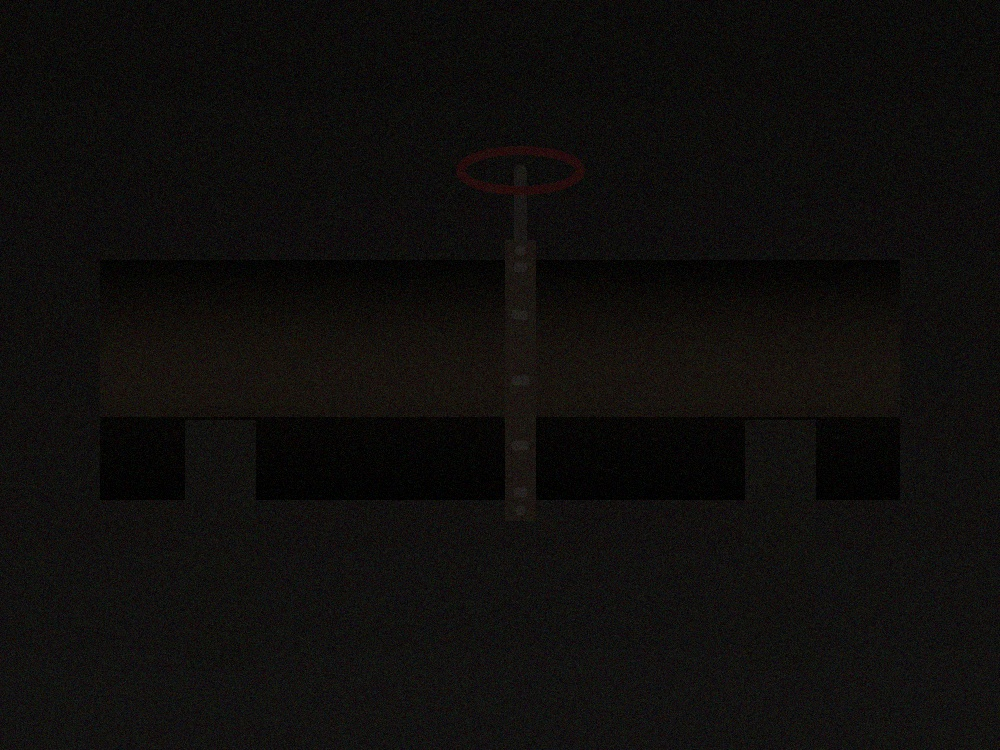
#> input picture backend/sample_images/pipeline_lowlight.jpg, 1000 x 750 px
$ python -i image_analysis.py   (imports and definitions only)   (older library calls are emulated)
#> lines starting #> are read from the running program, lines starting #| are printed output that depends on the picture; after the words box and inside, x2 and y2 are one past the last pixel; in counts of white or black regions, pixels touching at a corner belong together
#> further down, picture is the input picture: shape (750, 1000, 3); mean B, G, R 12.6, 14, 15.5
"""
InfraClarity AI - Vision-Language Image Analysis Module
Provides comprehensive Vision-Language understanding of Energy & Utilities inspection imagery:
1. Asset Classification (Transmission Towers, Power Lines, Oil & Gas Pipelines, Solar, Substation)
2. Component Identification (Lattice members, Insulators, Conductors, Valves, Flanges, Dampers)
3. Quantitative Quality Problem Diagnosis (Blur, Noise, Low-Light, Low-Contrast, Haze)
4. Inspection-Oriented Visual Summary Generation & Executive PDF/Markdown Exporter

CRITICAL COMPLIANCE NOTICE:
In accordance with engineering standards, this system identifies components and visual quality
limitations. It strictly DOES NOT claim to detect actual material or structural defects unless
evaluated by a separately certified Non-Destructive Testing (NDT) model.
"""

import time
import math
import numpy as np
import cv2
from typing import Dict, Any, List, Optional
from datetime import datetime


def extract_vision_features(img_bgr: np.ndarray) -> Dict[str, Any]:
    """
    Extracts deep geometric and photometric features:
    - Hough line transforms (cables, straight pipe walls, lattice trusses)
    - Color space distributions (sky, metallic patina, rust, vegetation)
    - Frequency domain energy (FFT blur vs sharp edges)
    - Local variance and noise metrics
    """
    h, w = img_bgr.shape[:2]
#> h = 750; w = 1000
    gray = cv2.cvtColor(img_bgr, cv2.COLOR_BGR2GRAY)

    # 1. Edge & Line Analysis (Lattice steel vs Power Lines vs Cylindrical Pipes)
    edges = cv2.Canny(gray, 50, 150)
#> edges: shape (750, 1000); every value is 0
    edge_density = float(np.sum(edges > 0) / (h * w))
#> edge_density = 0

    lines = cv2.HoughLinesP(edges, 1, np.pi / 180, threshold=60, minLineLength=int(min(h, w) * 0.1), maxLineGap=10)
#> lines = None
    num_lines = len(lines) if lines is not None else 0
#> num_lines = 0

    horizontal_lines = 0
    vertical_lines = 0
    diagonal_lines = 0

    if lines is not None:
        for line in lines:
            pts = np.asarray(line).ravel()
            if len(pts) < 4:
                continue
            x1, y1, x2, y2 = int(pts[0]), int(pts[1]), int(pts[2]), int(pts[3])
            angle = abs(math.atan2(y2 - y1, x2 - x1) * 180.0 / math.pi)
            if angle < 20 or angle > 160:
                horizontal_lines += 1
            elif 70 < angle < 110:
                vertical_lines += 1
            else:
                diagonal_lines += 1

    # 2. Color & Illumination Distribution
    hsv = cv2.cvtColor(img_bgr, cv2.COLOR_BGR2HSV)
#> hsv: shape (750, 1000, 3); mean H, S, V 64.2, 85.2, 16.5
    h_chan, s_chan, v_chan = cv2.split(hsv)
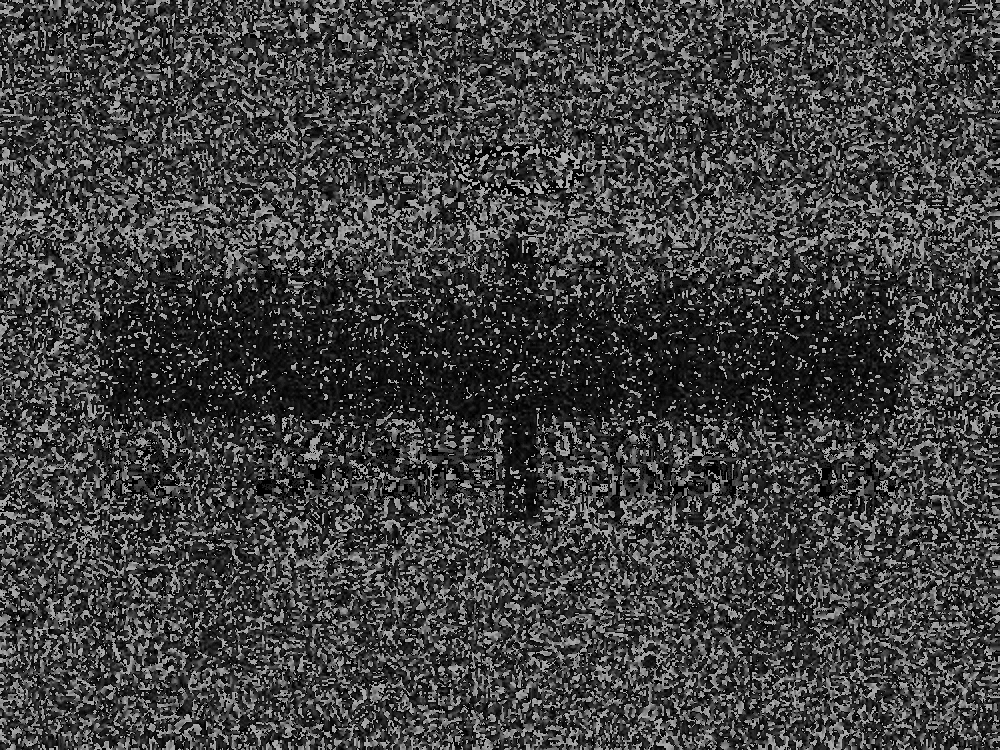
#> h_chan: shape (750, 1000); min 0, max 179, mean 64.2
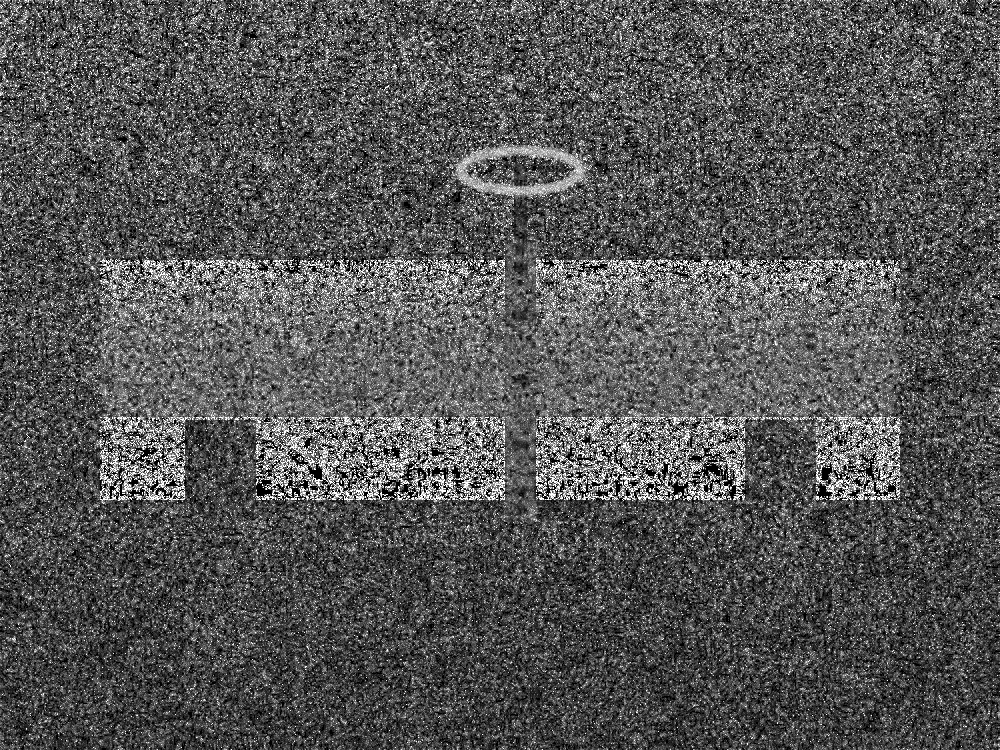
#> s_chan: shape (750, 1000); min 0, max 255, mean 85.2

    mean_brightness = float(np.mean(v_chan))
#> mean_brightness = 16.49
    low_light_ratio = float(np.sum(v_chan < 60) / (h * w))
#> low_light_ratio = 1
    overexposed_ratio = float(np.sum(v_chan > 230) / (h * w))
#> overexposed_ratio = 0

    # Sky presence (typically low saturation, high value, or blue hue in upper half)
    upper_hsv = hsv[:int(h * 0.4), :]
#> upper_hsv: shape (300, 1000, 3); mean H, S, V 69.7, 88.8, 14.4
    sky_mask = (upper_hsv[:, :, 0] > 90) & (upper_hsv[:, :, 0] < 135) & (upper_hsv[:, :, 1] < 160)
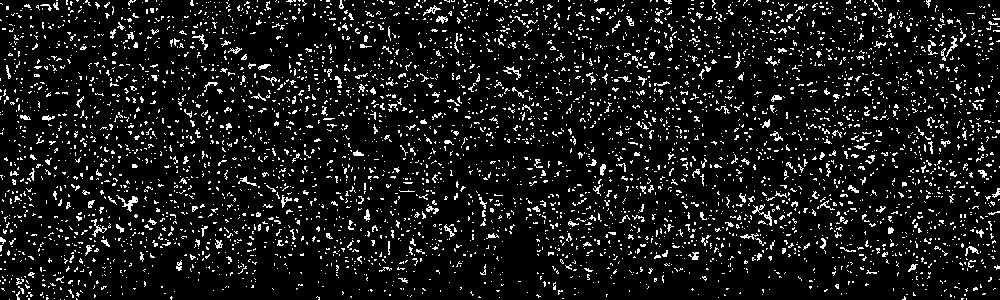
#> sky_mask: shape (300, 1000) bool; 9.3% white in thin lines or dots
    sky_ratio = float(np.sum(sky_mask) / (upper_hsv.shape[0] * upper_hsv.shape[1]))
#> sky_ratio = 0.0933

    # Metallic / Gray tone presence
    metallic_mask = (s_chan < 50) & (v_chan > 40) & (v_chan < 210)
#> metallic_mask: shape (750, 1000) bool; 0.02% white in thin lines or dots, all inside (x1, y1, x2, y2) = (100, 198, 918, 731)
    metallic_ratio = float(np.sum(metallic_mask) / (h * w))
#> metallic_ratio = 0.000201

    # Rust / Ochre / Warm oxide presence
    rust_mask = ((h_chan < 22) | (h_chan > 165)) & (s_chan > 70) & (v_chan > 50) & (v_chan < 200)
#> rust_mask: shape (750, 1000) bool; 0% white in thin lines or dots, all inside (x1, y1, x2, y2) = (472, 151, 572, 494)
    rust_tone_ratio = float(np.sum(rust_mask) / (h * w))
#> rust_tone_ratio = 6.67e-06

    # 3. FFT Frequency Domain Sharpness Ratio
    f = np.fft.fft2(gray)
    fshift = np.fft.fftshift(f)
    magnitude_spectrum = 20 * np.log(np.abs(fshift) + 1e-7)
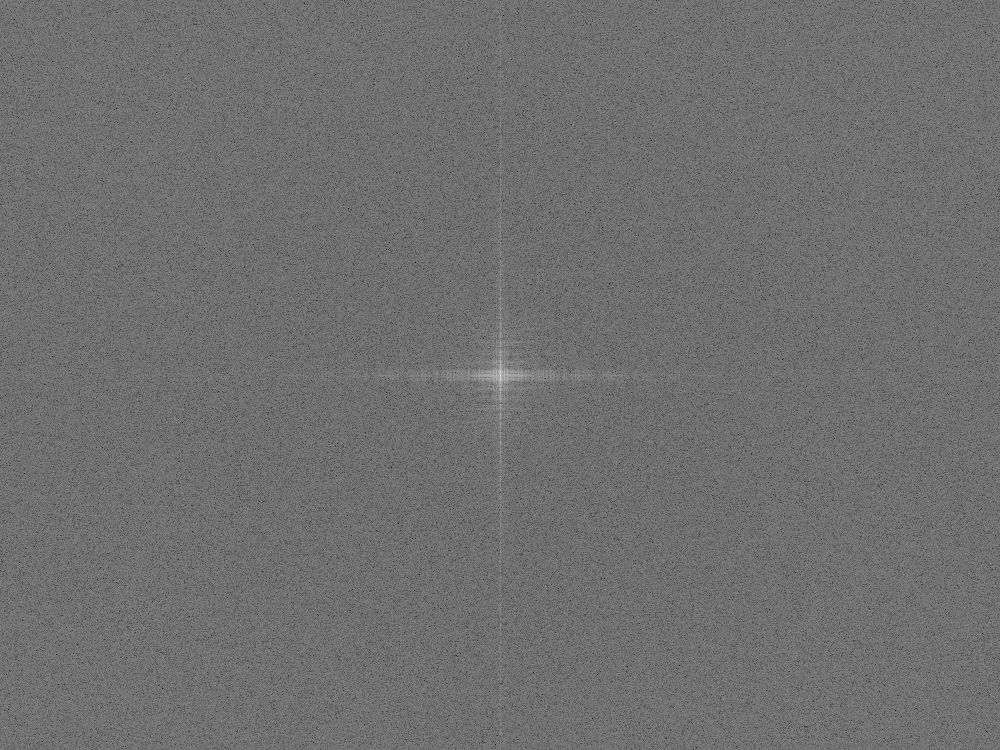
#> magnitude_spectrum: shape (750, 1000) float64; min 38.04, max 323.8, mean 163.5; drawn with min black and max white

    # High frequency energy (outside central radius)
    cy, cx = h // 2, w // 2
#> cy = 375; cx = 500
    r = min(h, w) // 8
#> r = 93
    y, x = np.ogrid[:h, :w]
#> y = 750 values from 0 to 749
    mask_high = ((x - cx)**2 + (y - cy)**2) > (r**2)
    high_freq_energy = float(np.mean(magnitude_spectrum[mask_high]))
#> high_freq_energy = 163.4
    total_energy = float(np.mean(magnitude_spectrum))
#> total_energy = 163.5
    fft_sharpness_ratio = float(high_freq_energy / (total_energy + 1e-6))
#> fft_sharpness_ratio = 0.999

    # Laplacian variance
    lap_var = float(cv2.Laplacian(gray, cv2.CV_64F).var())
#> lap_var = 629

    return {
        "dimensions": (w, h),
        "edge_density": round(edge_density, 4),
        "num_lines": num_lines,
        "line_distribution": {
            "horizontal": horizontal_lines,
            "vertical": vertical_lines,
            "diagonal": diagonal_lines
        },
        "mean_brightness": round(mean_brightness, 1),
        "low_light_ratio": round(low_light_ratio, 3),
        "overexposed_ratio": round(overexposed_ratio, 3),
        "sky_ratio": round(sky_ratio, 3),
        "metallic_ratio": round(metallic_ratio, 3),
        "rust_tone_ratio": round(rust_tone_ratio, 4),
        "laplacian_variance": round(lap_var, 1),
        "fft_sharpness_ratio": round(fft_sharpness_ratio, 3)
    }


# [232 lines left out: function analyze_inspection_image, not called in this run]

>>> import cv2
>>> picture = cv2.imread('sample_images/pipeline_lowlight.jpg')
>>> result = extract_vision_features(picture)
#> result = 12 items
